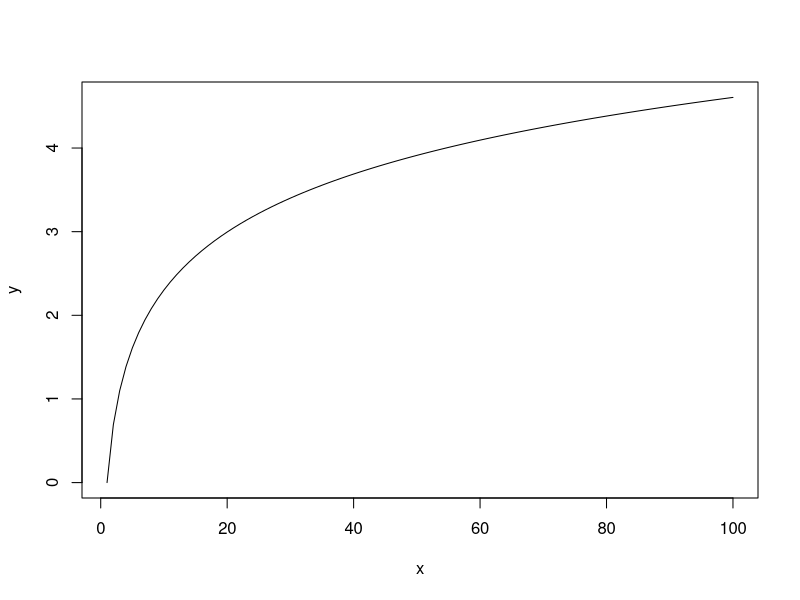
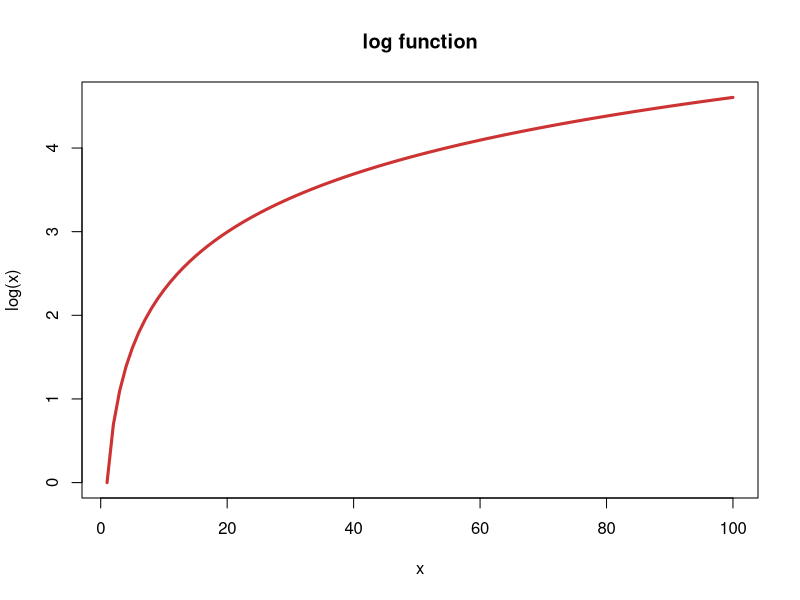
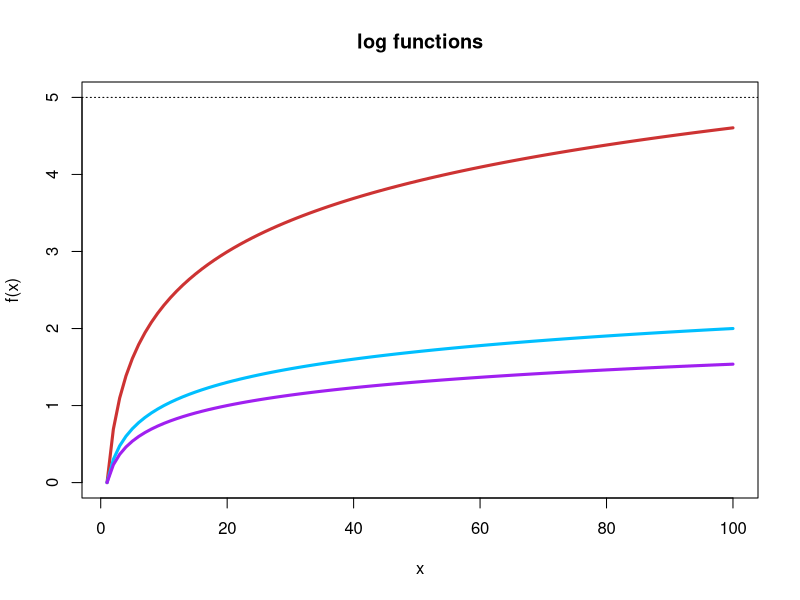
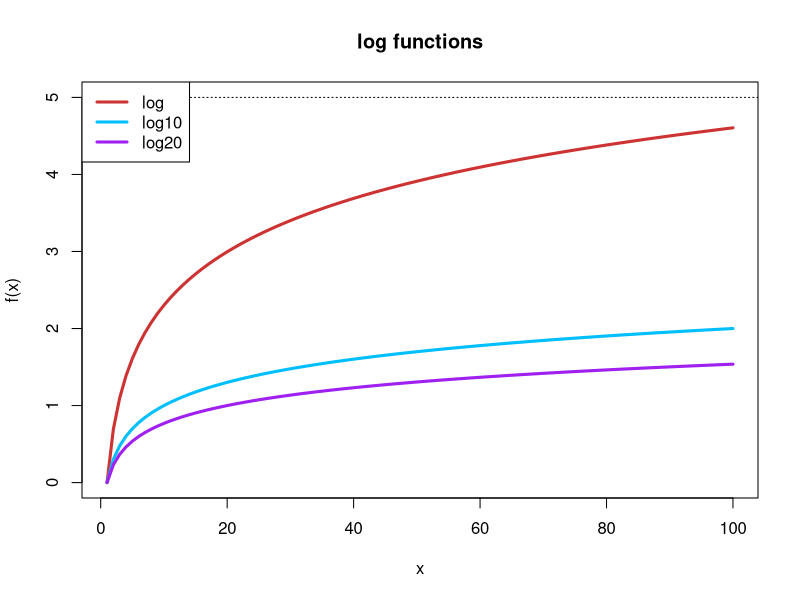

Generate these figures, in order, with R:
# 6.2 Line charts 

# simple line chart
x <- 1:100
y <- log(x)
plot(x,y,type = "l")

# add labels
plot(x,y,
     type = "l",
     xlab = "x",
     ylab = "log(x)",
     main = "log function",
     lwd = 3,
     col = "brown3")

# multiple lines 
z <- log10(x)
w <- log(x, base = 20)

plot(x,y,
     type = "l",
     xlab = "x",
     ylab = "f(x)",
     main = "log functions",
     lwd = 3,
     col = "brown3",
     ylim = c(0,5))
lines(x,z,
      lwd = 3,
      col = "deepskyblue")
lines(x,w,
      lwd = 3,
      col = "purple")
abline(h = 5,
       lwd = 1,
       col = "black",
       lty = 3)

# add legend
plot(x,y,
     type = "l",
     xlab = "x",
     ylab = "f(x)",
     main = "log functions",
     lwd = 3,
     col = "brown3",
     ylim = c(0,5))
lines(x,z,
      lwd = 3,
      col = "deepskyblue")
lines(x,w,
      lwd = 3,
      col = "purple")
abline(h = 5,
       lwd = 1,
       col = "black",
       lty = 3)
legend("topleft", 
       col = c("brown3", "deepskyblue", "purple"),
       lty = c(1,1,1), lwd = c(3,3,3),
       legend = c("log", "log10", "log20"))
